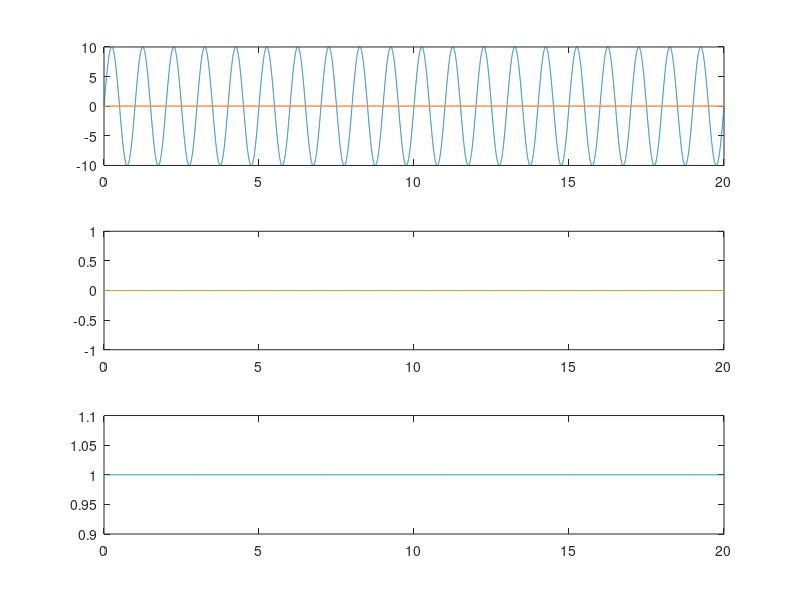

This chart was generated by the following MATLAB code: (Note: this script raises an error after producing the figure.)

clear all; close all

for tr = 1:9

    t=(1:20000)'/1000;
    f1=1;
    
    switch tr
        case 1
            a_pitch = 10; a_roll = 0; a_yaw = 0;
            a_trans_ap = 0; a_trans_ml = 0; a_trans_ud = 0;
            a_scale = 0;
        case 2
            a_pitch = 0; a_roll = 10; a_yaw = 0;
            a_trans_ap = 0; a_trans_ml = 0; a_trans_ud = 0;
            a_scale = 0;
        case 3
            a_pitch = 0; a_roll = 0; a_yaw = 10;
            a_trans_ap = 0; a_trans_ml = 0; a_trans_ud = 0;
            a_scale = 0;
        case 4
            a_pitch = 0; a_roll = 0; a_yaw = 0;
            a_trans_ap = 0.1; a_trans_ml = 0; a_trans_ud = 0;
            a_scale = 0;
        case 5
            a_pitch = 0; a_roll = 0; a_yaw = 0;
            a_trans_ap = 0; a_trans_ml = 0.1; a_trans_ud = 0;
            a_scale = 0;
        case 6
            a_pitch = 0; a_roll = 0; a_yaw = 0;
            a_trans_ap = 0; a_trans_ml = 0; a_trans_ud = 0.1;
            a_scale = 0;
        case 7
            a_pitch = 0; a_roll = 0; a_yaw = 0;
            a_trans_ap = 0; a_trans_ml = 0; a_trans_ud = 0;
            a_scale = 1;
        case 8
            a_pitch = 10; a_roll = 0; a_yaw = 0;
            a_trans_ap = 0.1; a_trans_ml = 0; a_trans_ud = 0;
            a_scale = 0;
        case 9
            a_pitch = 0; a_roll = 10; a_yaw = 0;
            a_trans_ap = 0.2; a_trans_ml = 0; a_trans_ud = 0;
            a_scale = 1;
    end        
        
        
    pitch = a_pitch * sin(2*pi*f1 * t);
    roll =  a_roll * sin(2*pi*f1 * t);
    yaw =   a_yaw * sin(2*pi*f1 * t);
    trans_ap = a_trans_ap * sin(2*pi*f1 * t);
    trans_ml = a_trans_ml * sin(2*pi*f1 * t);
    trans_ud = a_trans_ud * sin(2*pi*f1 * t);
    if a_scale==0
        scale = ones(size(t));
    else
        scale = 1.5 + a_scale * sin(2*pi*f1 * t);
    end
    
    figure
    subplot(311)
        plot(t,[pitch, roll, yaw])
    subplot(312)
        plot(t,[trans_ap, trans_ml, trans_ud])
    subplot(313)
        plot(t,scale)

    % %%write csv
    % % out = [{'time'},{'trans_ap'},{'trans_ml'}; num2cell([t',stim_ap',stim_ml'])];
    % % writematrix(out,['vr_stim_' num2str(k) '.csv'])
    dlmwrite(['vr_stim_' num2str(tr) '.csv'],'time,pitch,roll,yaw,trans_ap,trans_ml,trans_ud,scale','')
    dlmwrite(['vr_stim_' num2str(tr) '.csv'],num2cell([t,pitch,roll,yaw,trans_ap,trans_ml,trans_ud,scale]),'-append','delimiter',',')
end
